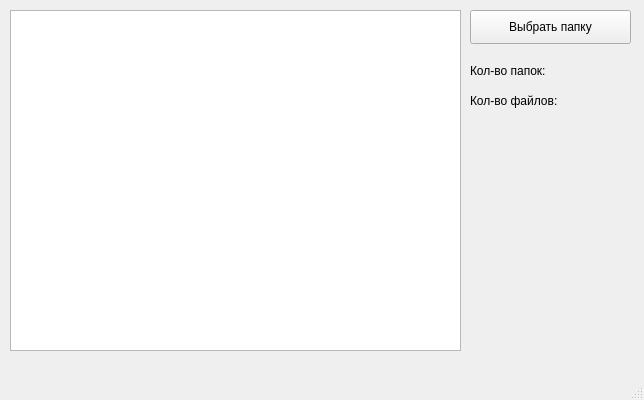
<?xml version="1.0" encoding="UTF-8"?>
<ui version="4.0">
 <class>MainWindow</class>
 <widget class="QMainWindow" name="MainWindow">
  <property name="geometry">
   <rect>
    <x>0</x>
    <y>0</y>
    <width>644</width>
    <height>400</height>
   </rect>
  </property>
  <property name="minimumSize">
   <size>
    <width>644</width>
    <height>400</height>
   </size>
  </property>
  <property name="maximumSize">
   <size>
    <width>999999</width>
    <height>999999</height>
   </size>
  </property>
  <property name="windowTitle">
   <string>MainWindow</string>
  </property>
  <widget class="QWidget" name="centralwidget">
   <widget class="QTreeView" name="treeView">
    <property name="geometry">
     <rect>
      <x>10</x>
      <y>10</y>
      <width>451</width>
      <height>341</height>
     </rect>
    </property>
    <property name="editTriggers">
     <set>QAbstractItemView::NoEditTriggers</set>
    </property>
   </widget>
   <widget class="QPushButton" name="pushButton">
    <property name="geometry">
     <rect>
      <x>470</x>
      <y>10</y>
      <width>161</width>
      <height>34</height>
     </rect>
    </property>
    <property name="text">
     <string>Выбрать папку</string>
    </property>
   </widget>
   <widget class="QLabel" name="label_3">
    <property name="geometry">
     <rect>
      <x>470</x>
      <y>60</y>
      <width>101</width>
      <height>21</height>
     </rect>
    </property>
    <property name="text">
     <string>Кол-во папок:</string>
    </property>
   </widget>
   <widget class="QLabel" name="label_4">
    <property name="geometry">
     <rect>
      <x>590</x>
      <y>60</y>
      <width>51</width>
      <height>21</height>
     </rect>
    </property>
    <property name="text">
     <string/>
    </property>
   </widget>
   <widget class="QLabel" name="label_5">
    <property name="geometry">
     <rect>
      <x>590</x>
      <y>90</y>
      <width>51</width>
      <height>21</height>
     </rect>
    </property>
    <property name="text">
     <string/>
    </property>
   </widget>
   <widget class="QLabel" name="label_6">
    <property name="geometry">
     <rect>
      <x>470</x>
      <y>90</y>
      <width>111</width>
      <height>21</height>
     </rect>
    </property>
    <property name="text">
     <string>Кол-во файлов:</string>
    </property>
   </widget>
  </widget>
  <widget class="QMenuBar" name="menubar">
   <property name="geometry">
    <rect>
     <x>0</x>
     <y>0</y>
     <width>644</width>
     <height>22</height>
    </rect>
   </property>
  </widget>
  <widget class="QStatusBar" name="statusbar"/>
 </widget>
 <resources/>
 <connections/>
</ui>
